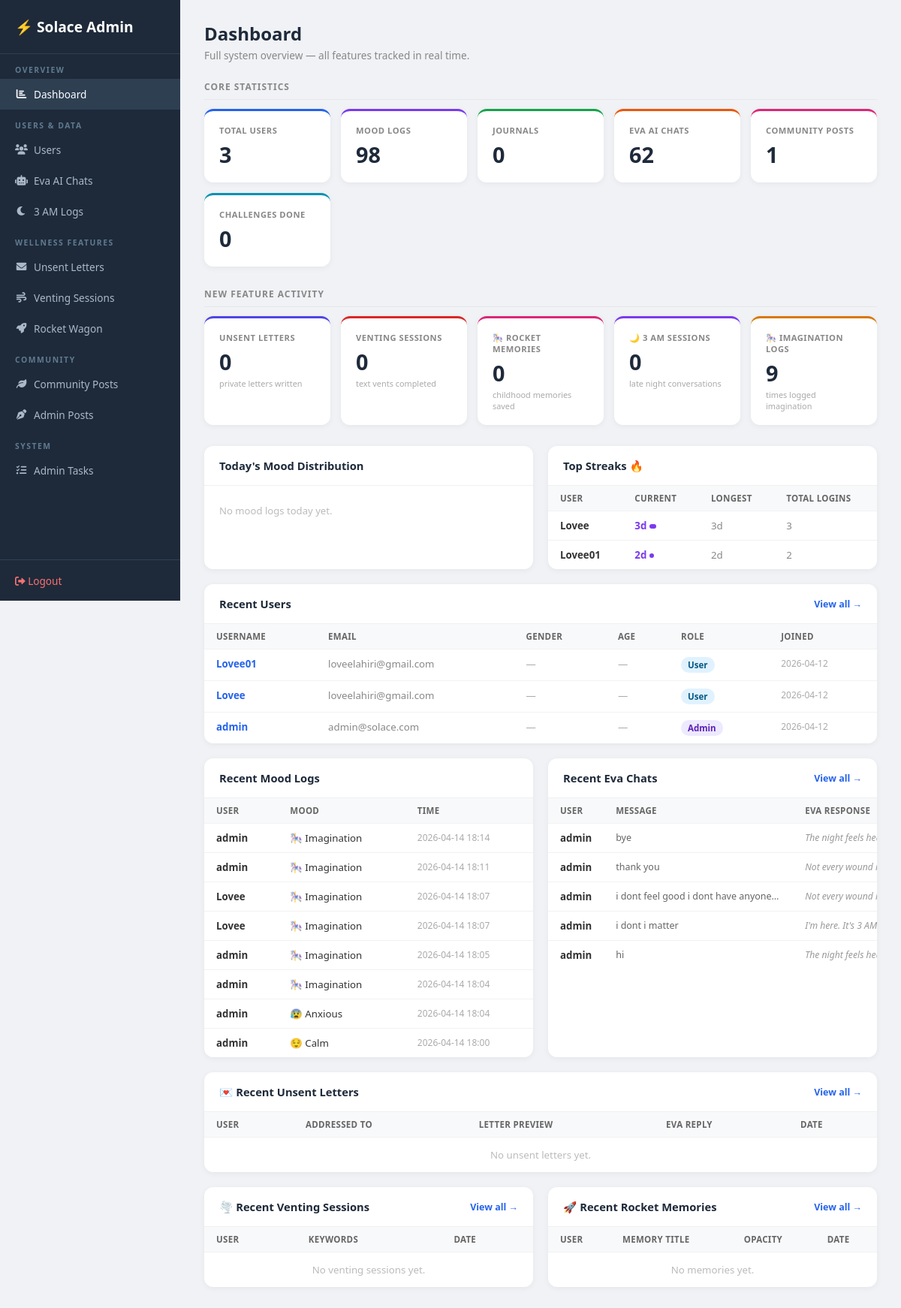
Page /admin (signed in) on the earlier database version.
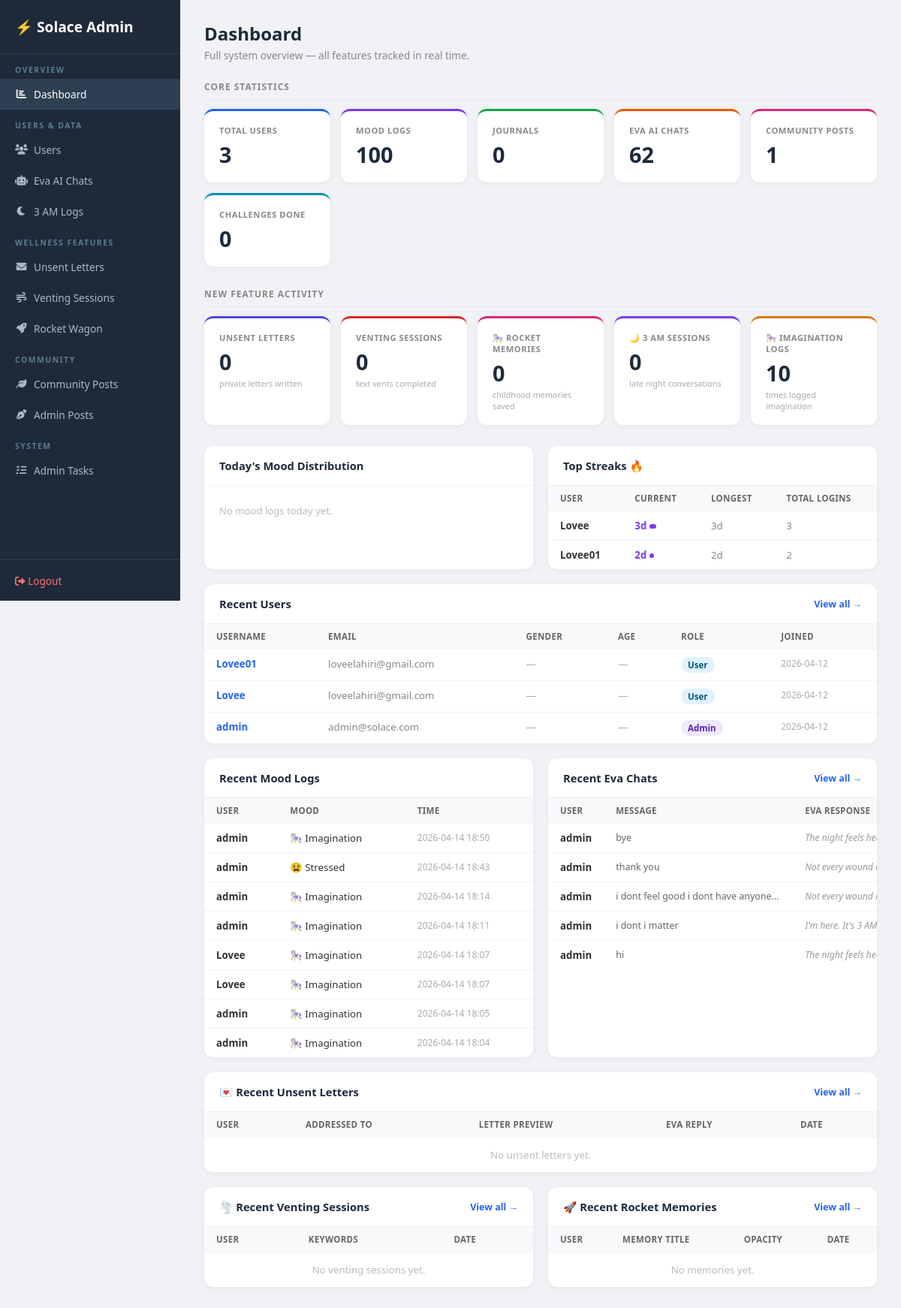
Same page on the later database version.
### tables this page shows
CREATE TABLE login_streaks (
                id            INTEGER PRIMARY KEY AUTOINCREMENT,
                user_id       INTEGER UNIQUE REFERENCES users(id),
                current_streak INTEGER DEFAULT 0,
                longest_streak INTEGER DEFAULT 0,
                last_login_date TEXT,
                total_logins   INTEGER DEFAULT 0
            );

CREATE TABLE users (
                id         INTEGER PRIMARY KEY AUTOINCREMENT,
                username   TEXT UNIQUE NOT NULL,
                email      TEXT NOT NULL,
                password   TEXT NOT NULL,
                is_admin   INTEGER DEFAULT 0,
                created_at DATETIME DEFAULT CURRENT_TIMESTAMP
            , gender TEXT DEFAULT '', age INTEGER DEFAULT 0, age_group TEXT DEFAULT '', dob TEXT DEFAULT '');

CREATE TABLE mood_logs (
                id        INTEGER PRIMARY KEY AUTOINCREMENT,
                user_id   INTEGER NOT NULL REFERENCES users(id),
                mood      TEXT NOT NULL,
                timestamp DATETIME DEFAULT CURRENT_TIMESTAMP
            );

CREATE TABLE chat_history (
                id           INTEGER PRIMARY KEY AUTOINCREMENT,
                session_id   TEXT,
                user_id      INTEGER REFERENCES users(id),
                user_message TEXT,
                ai_response  TEXT,
                timestamp    DATETIME DEFAULT CURRENT_TIMESTAMP
            );

### app.py (the view)
@app.route("/admin")
@admin_required
def admin_dashboard() -> Any:
    with get_db() as conn:
        total_users      = conn.execute("SELECT COUNT(*) FROM users").fetchone()[0]
        total_moods      = conn.execute("SELECT COUNT(*) FROM mood_logs").fetchone()[0]
        total_journals   = conn.execute("SELECT COUNT(*) FROM journals").fetchone()[0]
        total_chats      = conn.execute("SELECT COUNT(*) FROM chat_history").fetchone()[0]
        total_posts      = conn.execute("SELECT COUNT(*) FROM community_posts").fetchone()[0]
        total_letters    = conn.execute("SELECT COUNT(*) FROM unsent_letters").fetchone()[0]
        total_vents      = conn.execute("SELECT COUNT(*) FROM venting_sessions").fetchone()[0]
        total_memories   = conn.execute("SELECT COUNT(*) FROM rocket_wagon").fetchone()[0]
        total_challenges = conn.execute("SELECT COUNT(*) FROM daily_challenges WHERE completed=1").fetchone()[0]
        total_3am        = conn.execute("""
            SELECT COUNT(*) FROM chat_history
            WHERE strftime('%H', timestamp) IN ('01','02','03','04')
        """).fetchone()[0]
        mood_today = conn.execute("""
            SELECT mood, COUNT(*) as cnt FROM mood_logs
            WHERE DATE(timestamp) = DATE('now')
            GROUP BY mood ORDER BY cnt DESC
        """).fetchall()
        total_imagination = conn.execute(
            "SELECT COUNT(*) FROM mood_logs WHERE mood='imagination'"
        ).fetchone()[0]
        recent_users = conn.execute(
            "SELECT id, username, email, is_admin, created_at, gender, age FROM users ORDER BY created_at DESC LIMIT 6"
        ).fetchall()
        recent_moods = conn.execute("""
            SELECT u.username, ml.mood, ml.timestamp
            FROM mood_logs ml JOIN users u ON ml.user_id=u.id
            ORDER BY ml.timestamp DESC LIMIT 8
        """).fetchall()
        recent_chats = conn.execute("""
            SELECT u.username, ch.user_message, ch.ai_response, ch.timestamp
            FROM chat_history ch JOIN users u ON ch.user_id=u.id
            ORDER BY ch.timestamp DESC LIMIT 5
        """).fetchall()
        recent_letters = conn.execute("""
            SELECT ul.*, u.username FROM unsent_letters ul
            JOIN users u ON ul.user_id=u.id
            ORDER BY ul.created_at DESC LIMIT 5
        """).fetchall()
        recent_vents = conn.execute("""
            SELECT vs.*, u.username FROM venting_sessions vs
            JOIN users u ON vs.user_id=u.id
            ORDER BY vs.created_at DESC LIMIT 5
        """).fetchall()
        recent_memories = conn.execute("""
            SELECT rw.*, u.username FROM rocket_wagon rw
            JOIN users u ON rw.user_id=u.id
            ORDER BY rw.created_at DESC LIMIT 5
        """).fetchall()
        top_streaks = conn.execute("""
            SELECT u.username, ls.current_streak, ls.longest_streak, ls.total_logins
            FROM login_streaks ls JOIN users u ON ls.user_id=u.id
            ORDER BY ls.current_streak DESC LIMIT 5
        """).fetchall()
    return render_template(
        "admin/dashboard.html",
        total_users=total_users, total_moods=total_moods,
        total_journals=total_journals, total_chats=total_chats,
        total_posts=total_posts, total_letters=total_letters,
        total_vents=total_vents, total_memories=total_memories,
        total_challenges=total_challenges, total_3am=total_3am,
        total_imagination=total_imagination,
        mood_today=mood_today,
        recent_users=recent_users, recent_moods=recent_moods,
        recent_chats=recent_chats, recent_letters=recent_letters,
        recent_vents=recent_vents, recent_memories=recent_memories,
        top_streaks=top_streaks,
    )

### templates/admin/dashboard.html (shortened to what this page needs)
<!DOCTYPE html>
<html lang="en">
<head>
<link rel="stylesheet" href="https://cdnjs.cloudflare.com/ajax/libs/font-awesome/6.0.0/css/all.min.css">
</head>
<body>
<aside class="sidebar">
  <div class="logo">⚡ Solace Admin</div>
  <nav>
    <div class="sl">Overview</div>
    <a href="/admin" class="active"><i class="fas fa-chart-bar fa-fw"></i> Dashboard</a>
    <div class="sl">Users & Data</div>
    <a href="/admin/users"><i class="fas fa-users fa-fw"></i> Users</a>
    <a href="/admin/chats"><i class="fas fa-robot fa-fw"></i> Eva AI Chats</a>
    <a href="/admin/three-am-logs"><i class="fas fa-moon fa-fw"></i> 3 AM Logs</a>
    <div class="sl">Wellness Features</div>
    <a href="/admin/unsent-letters"><i class="fas fa-envelope fa-fw"></i> Unsent Letters</a>
    <a href="/admin/venting-sessions"><i class="fas fa-wind fa-fw"></i> Venting Sessions</a>
    <a href="/admin/rocket-wagon"><i class="fas fa-rocket fa-fw"></i> Rocket Wagon</a>
    <div class="sl">Community</div>
    <a href="/admin/community"><i class="fas fa-leaf fa-fw"></i> Community Posts</a>
    <a href="/admin/posts"><i class="fas fa-pen-nib fa-fw"></i> Admin Posts</a>
    <div class="sl">System</div>
    <a href="/admin/tasks"><i class="fas fa-tasks fa-fw"></i> Admin Tasks</a>
  </nav>
  <div class="bot"><a href="/logout"><i class="fas fa-sign-out-alt"></i> Logout</a></div>
</aside>
<div class="main">
  <div class="page-hd">
    <h1>Dashboard</h1>
    <p>Full system overview — all features tracked in real time.</p>
  </div>
  <div class="section-lbl">Core Statistics</div>
  <div class="stats-grid">
    <div class="stat blue">
      <div class="stat-lbl">Total Users</div>
      <div class="stat-val">{{ total_users }}</div>
    </div>
    <div class="stat purple">
      <div class="stat-lbl">Mood Logs</div>
      <div class="stat-val">{{ total_moods }}</div>
    </div>
    <div class="stat green">
      <div class="stat-lbl">Journals</div>
      <div class="stat-val">{{ total_journals }}</div>
    </div>
    <div class="stat orange">
      <div class="stat-lbl">Eva AI Chats</div>
      <div class="stat-val">{{ total_chats }}</div>
    </div>
    <div class="stat pink">
      <div class="stat-lbl">Community Posts</div>
      <div class="stat-val">{{ total_posts }}</div>
    </div>
    <div class="stat teal">
      <div class="stat-lbl">Challenges Done</div>
      <div class="stat-val">{{ total_challenges }}</div>
    </div>
  </div>
  <div class="section-lbl">New Feature Activity</div>
  <div class="stats-grid">
    <div class="stat indigo">
      <div class="stat-lbl">Unsent Letters</div>
      <div class="stat-val">{{ total_letters }}</div>
      <div class="stat-sub">private letters written</div>
    </div>
    <div class="stat red">
      <div class="stat-lbl">Venting Sessions</div>
      <div class="stat-val">{{ total_vents }}</div>
      <div class="stat-sub">text vents completed</div>
    </div>
    <div class="stat pink">
      <div class="stat-lbl">🎠 Rocket Memories</div>
      <div class="stat-val">{{ total_memories }}</div>
      <div class="stat-sub">childhood memories saved</div>
    </div>
    <div class="stat purple">
      <div class="stat-lbl">🌙 3 AM Sessions</div>
      <div class="stat-val">{{ total_3am }}</div>
      <div class="stat-sub">late night conversations</div>
    </div>
    <div class="stat yellow">
      <div class="stat-lbl">🎠 Imagination Logs</div>
      <div class="stat-val">{{ total_imagination }}</div>
      <div class="stat-sub">times logged imagination</div>
    </div>
  </div>
  <div class="grid2">
    <div class="card">
      <div class="card-hd">Today's Mood Distribution</div>
      <div style="padding:16px 20px;">
        {% set MOOD_EMOJI = {'happy':'😊','sad':'😞','angry':'😡','anxious':'😰','calm':'😌','stressed':'😫','tired':'😴','imagination':'🎠','swings':'🎢'} %}
        {% set MOOD_COLOR = {'happy':'#FFD700','sad':'#4FC3F7','angry':'#EF5350','anxious':'#AB47BC','calm':'#66BB6A','stressed':'#FF7043','tired':'#90A4AE','imagination':'#FF69B4','swings':'#9C27B0'} %}
        {% set max_cnt = mood_today[0].cnt if mood_today else 1 %}
        {% for m in mood_today %}
        <div class="mood-today-row">
          <div class="mood-today-label">{{ MOOD_EMOJI.get(m.mood,'✨') }} {{ m.mood|capitalize }}</div>
          <div class="mood-today-bar-wrap">
            <div class="mood-today-bar" style="width:{{ ((m.cnt/max_cnt)*100)|int }}%;background:{{ MOOD_COLOR.get(m.mood,'#7c3aed') }};"></div>
          </div>
          <div class="mood-today-count">{{ m.cnt }}</div>
        </div>
        {% else %}
        <p style="color:#bbb;font-size:0.82rem;padding:8px 0;">No mood logs today yet.</p>
        {% endfor %}
      </div>
    </div>
    <div class="card">
      <div class="card-hd">Top Streaks 🔥</div>
      <table>
        <thead><tr><th>User</th><th>Current</th><th>Longest</th><th>Total Logins</th></tr></thead>
        <tbody>
          {% for s in top_streaks %}
          <tr>
            <td style="font-weight:600">{{ s.username }}</td>
            <td>
              <span style="font-weight:800;color:#7c3aed;">{{ s.current_streak }}d</span>
              <span class="streak-bar" style="width:{{ [s.current_streak * 3, 80]|min }}px;"></span>
            </td>
            <td style="color:#888;">{{ s.longest_streak }}d</td>
            <td style="color:#888;">{{ s.total_logins }}</td>
          </tr>
          {% else %}
          <tr><td colspan="4" style="color:#bbb;text-align:center;padding:16px;">No streak data yet.</td></tr>
          {% endfor %}
        </tbody>
      </table>
    </div>
  </div>
  <div class="card">
    <div class="card-hd">Recent Users <a href="/admin/users">View all →</a></div>
    <table>
      <thead><tr><th>Username</th><th>Email</th><th>Gender</th><th>Age</th><th>Role</th><th>Joined</th></tr></thead>
      <tbody>
        {% for u in recent_users %}
        <tr>
          <td><a href="/admin/users/{{ u.id }}" style="color:#2563eb;text-decoration:none;font-weight:700;">{{ u.username }}</a></td>
          <td style="color:#888;">{{ u.email }}</td>
          <td style="color:#aaa;">{{ u.gender or '—' }}</td>
          <td style="color:#aaa;">{{ u.age or '—' }}</td>
          <td><span class="badge {{ 'admin' if u.is_admin else 'user' }}">{{ 'Admin' if u.is_admin else 'User' }}</span></td>
          <td style="color:#aaa;font-size:0.75rem;">{{ (u.created_at or '')[:10] }}</td>
        </tr>
        {% endfor %}
      </tbody>
    </table>
  </div>
  <div class="grid2">
    <div class="card">
      <div class="card-hd">Recent Mood Logs</div>
      <table>
        <thead><tr><th>User</th><th>Mood</th><th>Time</th></tr></thead>
        <tbody>
          {% for m in recent_moods %}
          <tr>
            <td style="font-weight:600;">{{ m.username }}</td>
            <td>{{ MOOD_EMOJI.get(m.mood,'✨') if MOOD_EMOJI is defined else '' }} {{ m.mood|capitalize }}</td>
            <td style="color:#aaa;font-size:0.75rem;">{{ (m.timestamp or '')[:16] }}</td>
          </tr>
          {% endfor %}
        </tbody>
      </table>
    </div>
    <div class="card">
      <div class="card-hd">Recent Eva Chats <a href="/admin/chats">View all →</a></div>
      <table>
        <thead><tr><th>User</th><th>Message</th><th>Eva Response</th></tr></thead>
        <tbody>
          {% for c in recent_chats %}
          <tr>
            <td style="font-weight:600;white-space:nowrap;">{{ c.username }}</td>
            <td><div class="preview">{{ c.user_message }}</div></td>
            <td><div class="italic-prev">{{ c.ai_response }}</div></td>
          </tr>
          {% endfor %}
        </tbody>
      </table>
    </div>
  </div>
  <div class="card">
    <div class="card-hd">💌 Recent Unsent Letters <a href="/admin/unsent-letters">View all →</a></div>
    <table>
      <thead><tr><th>User</th><th>Addressed To</th><th>Letter Preview</th><th>Eva Reply</th><th>Date</th></tr></thead>
      <tbody>
        {% for l in recent_letters %}
        <tr>
          <td style="font-weight:600;">{{ l.username }}</td>
          <td style="color:#7c3aed;font-weight:600;">{{ l.addressed_to or '—' }}</td>
          <td><div class="italic-prev">{{ l.letter }}</div></td>
          <td><div class="italic-prev" style="color:#7c3aed;">{{ l.eva_reply or '—' }}</div></td>
          <td style="color:#aaa;font-size:0.75rem;">{{ (l.created_at or '')[:10] }}</td>
        </tr>
        {% else %}
        <tr><td colspan="5" style="color:#bbb;text-align:center;padding:14px;">No unsent letters yet.</td></tr>
        {% endfor %}
      </tbody>
    </table>
  </div>
  <div class="grid2">
    <div class="card">
      <div class="card-hd">🌪️ Recent Venting Sessions <a href="/admin/venting-sessions">View all →</a></div>
      <table>
        <thead><tr><th>User</th><th>Keywords</th><th>Date</th></tr></thead>
        <tbody>
          {% for v in recent_vents %}
          <tr>
            <td style="font-weight:600;">{{ v.username }}</td>
            <td style="color:#ef4444;font-size:0.75rem;">{{ (v.keywords or '')[:60] }}</td>
            <td style="color:#aaa;font-size:0.75rem;">{{ (v.created_at or '')[:10] }}</td>
          </tr>
          {% else %}
          <tr><td colspan="3" style="color:#bbb;text-align:center;padding:14px;">No venting sessions yet.</td></tr>
          {% endfor %}
        </tbody>
      </table>
    </div>
    <div class="card">
      <div class="card-hd">🚀 Recent Rocket Memories <a href="/admin/rocket-wagon">View all →</a></div>
      <table>
        <thead><tr><th>User</th><th>Memory Title</th><th>Opacity</th><th>Date</th></tr></thead>
        <tbody>
          {% for m in recent_memories %}
          <tr>
            <td style="font-weight:600;">{{ m.username }}</td>
            <td>{{ m.memory_title }}</td>
            <td>
              <div style="width:50px;background:#f0f0f0;border-radius:4px;height:6px;overflow:hidden;">
                <div style="width:{{ ((m.opacity or 1.0)*100)|int }}%;background:#FF69B4;height:100%;border-radius:4px;"></div>
              </div>
            </td>
            <td style="color:#aaa;font-size:0.75rem;">{{ (m.created_at or '')[:10] }}</td>
          </tr>
          {% else %}
          <tr><td colspan="4" style="color:#bbb;text-align:center;padding:14px;">No memories yet.</td></tr>
          {% endfor %}
        </tbody>
      </table>
    </div>
  </div>
</div>
</body>
</html>

Differences in the rows shown:
no longer on this page (row unchanged): mood_logs: username "admin", mood "😰", mood "Anxious", timestamp "2026-04-14 18:04"
no longer on this page (row unchanged): mood_logs: username "admin", mood "😌", mood "Calm", timestamp "2026-04-14 18:00"
added mood_logs: username "admin", mood "🎠", mood "Imagination", timestamp "2026-04-14 18:50"
added mood_logs: username "admin", mood "😫", mood "Stressed", timestamp "2026-04-14 18:43"
Other differences:
{{ total_moods }}: "98" → "100"
{{ total_imagination }}: "9" → "10"
